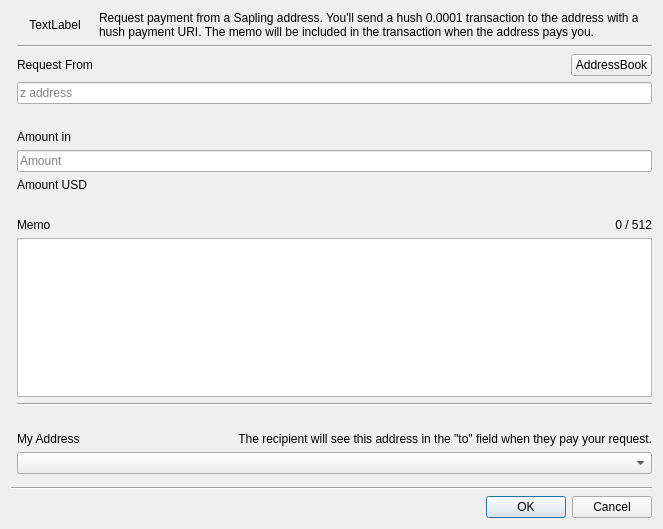
<?xml version="1.0" encoding="UTF-8"?>
<ui version="4.0">
 <class>RequestDialog</class>
 <widget class="QDialog" name="RequestDialog">
  <property name="geometry">
   <rect>
    <x>0</x>
    <y>0</y>
    <width>663</width>
    <height>529</height>
   </rect>
  </property>
  <property name="windowTitle">
   <string>Payment Request</string>
  </property>
  <layout class="QGridLayout" name="gridLayout">
   <item row="18" column="1" colspan="3">
    <widget class="AddressCombo" name="cmbMyAddress"/>
   </item>
   <item row="2" column="3">
    <layout class="QHBoxLayout" name="horizontalLayout">
     <item>
      <spacer name="horizontalSpacer">
       <property name="orientation">
        <enum>Qt::Horizontal</enum>
       </property>
       <property name="sizeHint" stdset="0">
        <size>
         <width>40</width>
         <height>20</height>
        </size>
       </property>
      </spacer>
     </item>
     <item>
      <widget class="QPushButton" name="btnAddressBook">
       <property name="text">
        <string>AddressBook</string>
       </property>
      </widget>
     </item>
    </layout>
   </item>
   <item row="21" column="0" colspan="4">
    <widget class="Line" name="line">
     <property name="orientation">
      <enum>Qt::Horizontal</enum>
     </property>
    </widget>
   </item>
   <item row="2" column="1">
    <widget class="QLabel" name="lblAddress">
     <property name="text">
      <string>Request From</string>
     </property>
    </widget>
   </item>
   <item row="15" column="1">
    <widget class="QLabel" name="label_2">
     <property name="text">
      <string>My Address</string>
     </property>
    </widget>
   </item>
   <item row="5" column="1" colspan="3">
    <widget class="QLabel" name="lblSaplingWarning">
     <property name="styleSheet">
      <string notr="true">color: red;</string>
     </property>
     <property name="text">
      <string/>
     </property>
    </widget>
   </item>
   <item row="6" column="1">
    <widget class="QLabel" name="lblAmount">
     <property name="text">
      <string>Amount in </string>
     </property>
    </widget>
   </item>
   <item row="10" column="1">
    <widget class="QLabel" name="label">
     <property name="text">
      <string/>
     </property>
    </widget>
   </item>
   <item row="24" column="2" colspan="2">
    <widget class="QDialogButtonBox" name="buttonBox">
     <property name="orientation">
      <enum>Qt::Horizontal</enum>
     </property>
     <property name="standardButtons">
      <set>QDialogButtonBox::Cancel|QDialogButtonBox::Ok</set>
     </property>
    </widget>
   </item>
   <item row="14" column="1">
    <widget class="QLabel" name="label_4">
     <property name="text">
      <string/>
     </property>
    </widget>
   </item>
   <item row="4" column="1" colspan="3">
    <widget class="QLineEdit" name="txtFrom">
     <property name="sizePolicy">
      <sizepolicy hsizetype="Minimum" vsizetype="Fixed">
       <horstretch>0</horstretch>
       <verstretch>0</verstretch>
      </sizepolicy>
     </property>
     <property name="alignment">
      <set>Qt::AlignLeading|Qt::AlignLeft|Qt::AlignVCenter</set>
     </property>
     <property name="placeholderText">
      <string>z address</string>
     </property>
    </widget>
   </item>
   <item row="1" column="1" colspan="3">
    <widget class="Line" name="line_3">
     <property name="orientation">
      <enum>Qt::Horizontal</enum>
     </property>
    </widget>
   </item>
   <item row="12" column="1" colspan="3">
    <widget class="MemoEdit" name="txtMemo">
     <property name="sizePolicy">
      <sizepolicy hsizetype="Expanding" vsizetype="Preferred">
       <horstretch>0</horstretch>
       <verstretch>0</verstretch>
      </sizepolicy>
     </property>
    </widget>
   </item>
   <item row="7" column="1" colspan="3">
    <widget class="QLineEdit" name="txtAmount">
     <property name="alignment">
      <set>Qt::AlignLeading|Qt::AlignLeft|Qt::AlignVCenter</set>
     </property>
     <property name="placeholderText">
      <string>Amount</string>
     </property>
    </widget>
   </item>
   <item row="13" column="1" colspan="3">
    <widget class="Line" name="line_2">
     <property name="orientation">
      <enum>Qt::Horizontal</enum>
     </property>
    </widget>
   </item>
   <item row="15" column="3">
    <widget class="QLabel" name="lblAddressInfo">
     <property name="text">
      <string>The recipient will see this address in the &quot;to&quot; field when they pay your request.</string>
     </property>
     <property name="alignment">
      <set>Qt::AlignRight|Qt::AlignTrailing|Qt::AlignVCenter</set>
     </property>
    </widget>
   </item>
   <item row="11" column="3">
    <widget class="QLabel" name="lblMemoLen">
     <property name="text">
      <string notr="true">0 / 512</string>
     </property>
     <property name="alignment">
      <set>Qt::AlignRight|Qt::AlignTrailing|Qt::AlignVCenter</set>
     </property>
    </widget>
   </item>
   <item row="9" column="1">
    <widget class="QLabel" name="txtAmountUSD">
     <property name="text">
      <string>Amount USD</string>
     </property>
     <property name="alignment">
      <set>Qt::AlignLeading|Qt::AlignLeft|Qt::AlignVCenter</set>
     </property>
    </widget>
   </item>
   <item row="20" column="1">
    <spacer name="verticalSpacer">
     <property name="orientation">
      <enum>Qt::Vertical</enum>
     </property>
     <property name="sizeHint" stdset="0">
      <size>
       <width>20</width>
       <height>40</height>
      </size>
     </property>
    </spacer>
   </item>
   <item row="11" column="1">
    <widget class="QLabel" name="label_3">
     <property name="text">
      <string>Memo</string>
     </property>
    </widget>
   </item>
   <item row="0" column="1">
    <widget class="QLabel" name="lblPixmap">
     <property name="text">
      <string>TextLabel</string>
     </property>
     <property name="alignment">
      <set>Qt::AlignCenter</set>
     </property>
    </widget>
   </item>
   <item row="0" column="2" colspan="2">
    <widget class="QLabel" name="lblHeader">
     <property name="text">
      <string>Request payment from a Sapling address. You'll send a hush 0.0001 transaction to the address with a hush payment URI. The memo will be included in the transaction when the address pays you.</string>
     </property>
     <property name="wordWrap">
      <bool>true</bool>
     </property>
    </widget>
   </item>
  </layout>
 </widget>
 <customwidgets>
  <customwidget>
   <class>MemoEdit</class>
   <extends>QPlainTextEdit</extends>
   <header>memoedit.h</header>
  </customwidget>
  <customwidget>
   <class>AddressCombo</class>
   <extends>QComboBox</extends>
   <header>addresscombo.h</header>
  </customwidget>
 </customwidgets>
 <tabstops>
  <tabstop>txtAmount</tabstop>
  <tabstop>txtMemo</tabstop>
 </tabstops>
 <resources/>
 <connections>
  <connection>
   <sender>buttonBox</sender>
   <signal>accepted()</signal>
   <receiver>RequestDialog</receiver>
   <slot>accept()</slot>
   <hints>
    <hint type="sourcelabel">
     <x>248</x>
     <y>254</y>
    </hint>
    <hint type="destinationlabel">
     <x>157</x>
     <y>274</y>
    </hint>
   </hints>
  </connection>
  <connection>
   <sender>buttonBox</sender>
   <signal>rejected()</signal>
   <receiver>RequestDialog</receiver>
   <slot>reject()</slot>
   <hints>
    <hint type="sourcelabel">
     <x>316</x>
     <y>260</y>
    </hint>
    <hint type="destinationlabel">
     <x>286</x>
     <y>274</y>
    </hint>
   </hints>
  </connection>
 </connections>
</ui>
